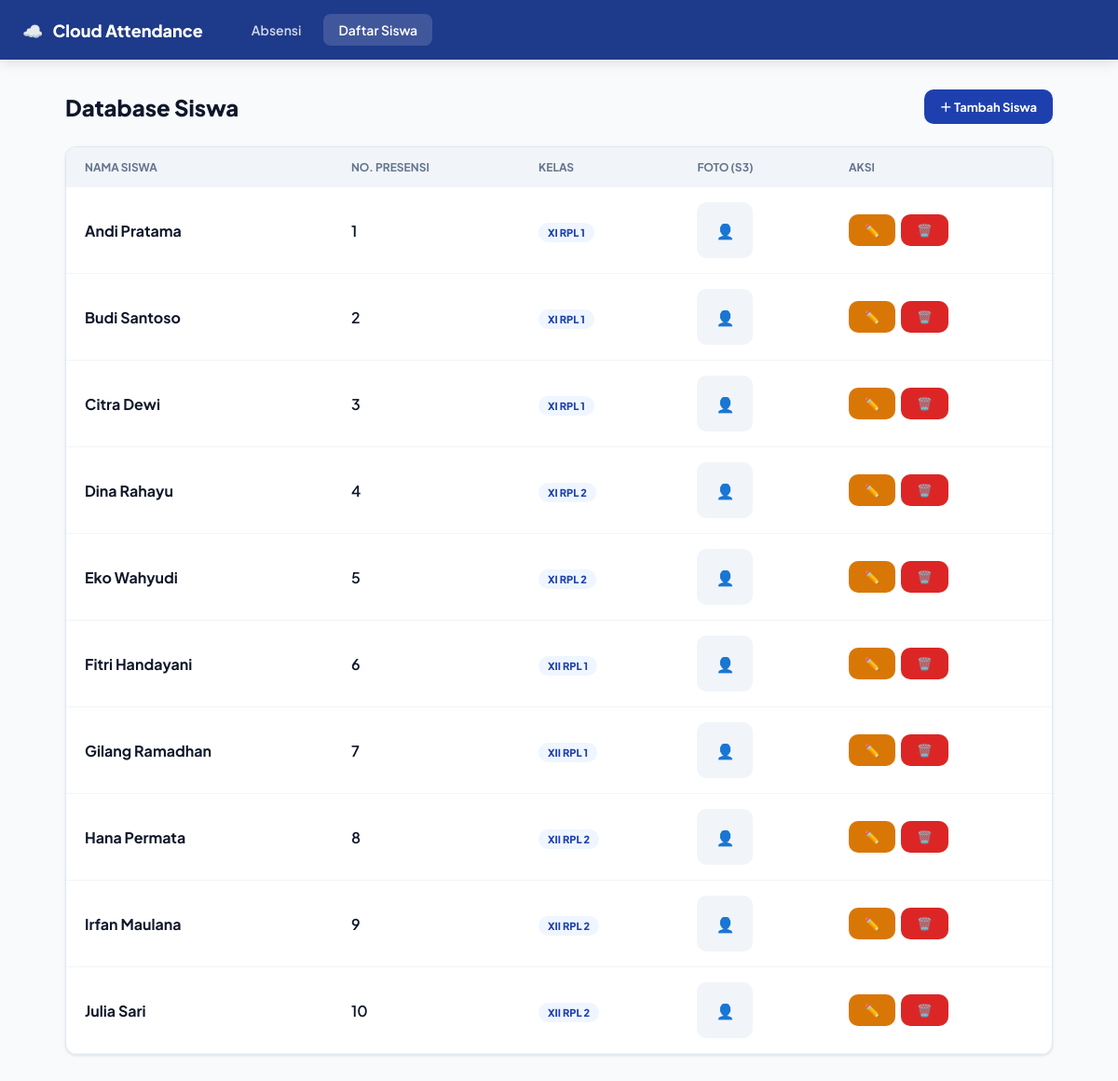
The app's page /siswa.php with its own data.
### tables this page shows
CREATE TABLE IF NOT EXISTS siswa (
    id           INT AUTO_INCREMENT PRIMARY KEY,
    nama         VARCHAR(100)  NOT NULL,
    no_presensi  VARCHAR(10)   DEFAULT NULL,
    kelas        VARCHAR(30)   NOT NULL,
    foto         VARCHAR(255)  DEFAULT NULL,
    created_at   TIMESTAMP     DEFAULT CURRENT_TIMESTAMP
);

### siswa.php (the view, shortened to what this page needs)
<?php
require_once 'koneksi.php';
$s3_base_url = "https://bucketku-uploads.s3.us-east-1.amazonaws.com/uploads/";
$edit_data = null;
$mode = isset($_GET['tambah']) ? 'tambah' : ($edit_data ? 'edit' : 'list');
$siswa_list = $conn->query("SELECT * FROM siswa ORDER BY kelas, CAST(no_presensi AS UNSIGNED), nama");
?>
<!DOCTYPE html>
<html lang="id">
<head>
</head>
<body>
<nav class="nav">
    <div class="nav-brand"><span>☁️</span> Cloud Attendance</div>
    <div class="nav-links">
        <a href="index.php" class="nav-link">Absensi</a>
        <a href="siswa.php" class="nav-link active">Daftar Siswa</a>
    </div>
</nav>
<div class="page">
    <?php if ($mode === 'list'): ?>
    <div class="page-header">
        <h1 class="page-title">Database Siswa</h1>
        <a href="siswa.php?tambah=1" class="btn btn-primary">＋ Tambah Siswa</a>
    </div>
    <div class="table-wrap">
        <table>
            <thead>
                <tr>
                    <th>Nama Siswa</th>
                    <th>No. Presensi</th>
                    <th>Kelas</th>
                    <th>Foto (S3)</th>
                    <th>Aksi</th>
                </tr>
            </thead>
            <tbody>
            <?php if ($siswa_list && $siswa_list->num_rows > 0):
                while ($s = $siswa_list->fetch_assoc()): ?>
            <tr>
                <td style="font-weight:700"><?=htmlspecialchars($s['nama'])?></td>
                <td style="font-weight:600"><?=htmlspecialchars($s['no_presensi'] ?? '-')?></td>
                <td><span class="badge-kelas"><?=htmlspecialchars($s['kelas'])?></span></td>
                <td class="td-foto">
                    <?php if (!empty($s['foto'])): ?>
                        <img src="<?= $s3_base_url . htmlspecialchars($s['foto']) ?>" onclick="bukaLB(this.src)">
                    <?php else: ?>
                        <div style="width:60px; height:60px; background:#f1f5f9; border-radius:10px; display:flex; align-items:center; justify-content:center; color:#cbd5e1">👤</div>
                    <?php endif; ?>
                </td>
                <td>
                    <div style="display:flex; gap:6px;">
                        <a href="siswa.php?edit=<?=$s['id']?>" class="btn btn-edit">✏️</a>
                        <a href="siswa.php?hapus=<?=$s['id']?>" class="btn btn-delete" onclick="return confirm('Hapus siswa?')">🗑️</a>
                    </div>
                </td>
            </tr>
            <?php endwhile; else: ?>
            <tr><td colspan="5" style="text-align:center; padding:60px; color:#94a3b8;">Belum ada data siswa.</td></tr>
            <?php endif; ?>
            </tbody>
        </table>
    </div>
    <?php endif; ?>
</div>
</body>
</html>

### siswa.php (style rules this page uses)
*, *::before, *::after { box-sizing: border-box; margin: 0; padding: 0; }
:root { --blue: #1e40af; --blue-dk: #1e3a8a; --blue-lt: #eff6ff; --green: #16a34a; --amber: #d97706; --red: #dc2626; --red-lt: #fef2f2; --gray-0: #ffffff; --gray-1: #f8fafc; --gray-2: #f1f5f9; --gray-3: #e2e8f0; --gray-5: #64748b; --gray-7: #0f172a; --radius: 12px; --shadow: 0 1px 3px rgba(0,0,0,.1); }
body { font-family: 'Plus Jakarta Sans', sans-serif; background: var(--gray-1); color: var(--gray-7); min-height: 100vh; }
.nav { background: var(--blue-dk); padding: 0 24px; display: flex; align-items: center; height: 64px; gap: 16px; box-shadow: 0 4px 12px rgba(0,0,0,.1); }
.nav-brand { color: #fff; font-weight: 800; font-size: 18px; display: flex; align-items: center; gap: 10px; }
.nav-links { display: flex; gap: 8px; margin-left: 20px; }
.nav-link { color: rgba(255,255,255,.8); font-size: 14px; font-weight: 600; padding: 8px 16px; border-radius: 8px; text-decoration: none; transition: 0.2s; }
.nav-link:hover, .nav-link.active { background: rgba(255,255,255,.15); color: #fff; }
.page { max-width: 1100px; margin: 32px auto; padding: 0 20px 40px; }
.page-header { display: flex; align-items: center; justify-content: space-between; margin-bottom: 24px; }
.page-title { font-size: 24px; font-weight: 800; color: var(--gray-7); }
.btn { display: inline-flex; align-items: center; gap: 6px; font-size: 13px; font-weight: 700; padding: 8px 16px; border-radius: 10px; border: 1px solid transparent; cursor: pointer; text-decoration: none; transition: 0.2s; }
.btn-primary { background: var(--blue); color: #fff; }
.btn-edit { background: var(--amber); color: #fff; }
.btn-delete { background: var(--red); color: #fff; }
.table-wrap { background: var(--gray-0); border: 1px solid var(--gray-3); border-radius: var(--radius); overflow: hidden; box-shadow: var(--shadow); }
table { width: 100%; border-collapse: collapse; }
thead th { background: var(--gray-2); padding: 14px 20px; text-align: left; font-size: 12px; font-weight: 700; color: var(--gray-5); text-transform: uppercase; }
td { padding: 16px 20px; border-bottom: 1px solid var(--gray-2); vertical-align: middle; }
.badge-kelas { font-size: 11px; font-weight: 800; padding: 4px 10px; border-radius: 20px; background: var(--blue-lt); color: var(--blue); }

### records on screen
siswa: nama "Andi Pratama", no_presensi "1", kelas "XI RPL 1"
siswa: nama "Budi Santoso", no_presensi "2", kelas "XI RPL 1"
siswa: nama "Citra Dewi", no_presensi "3", kelas "XI RPL 1"
siswa: nama "Dina Rahayu", no_presensi "4", kelas "XI RPL 2"
siswa: nama "Eko Wahyudi", no_presensi "5", kelas "XI RPL 2"
siswa: nama "Fitri Handayani", no_presensi "6", kelas "XII RPL 1"
siswa: nama "Gilang Ramadhan", no_presensi "7", kelas "XII RPL 1"
siswa: nama "Hana Permata", no_presensi "8", kelas "XII RPL 2"
siswa: nama "Irfan Maulana", no_presensi "9", kelas "XII RPL 2"
siswa: nama "Julia Sari", no_presensi "10", kelas "XII RPL 2"
